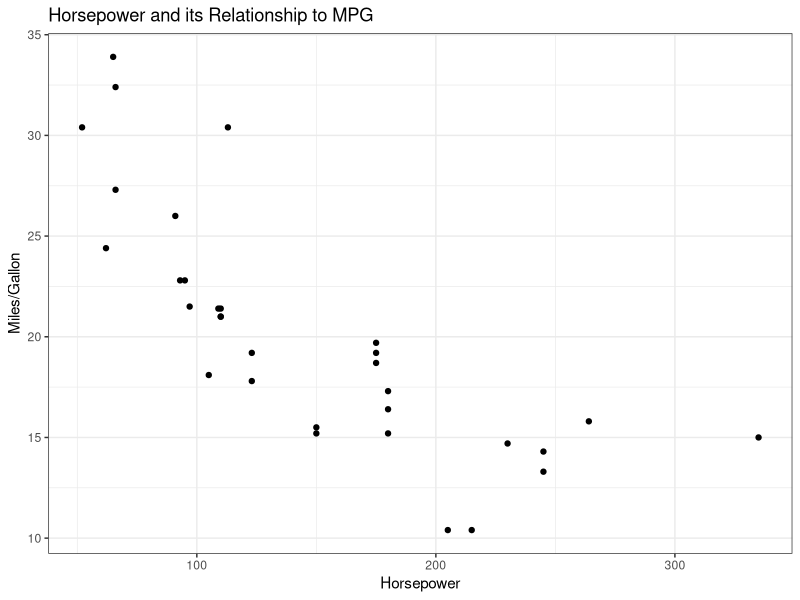

Reproduce this figure in R.
########

#Purpose of file: Learning Git and Github through the mtcars data set

library(tidyverse)
library(ggplot2)

View(mtcars)

?mtcars  

str(mtcars)

ggplot(mtcars, aes(hp, mpg)) +
  geom_point() +
  xlab("Horsepower") +
  ylab("Miles/Gallon") +
  theme_bw() + 
  ggtitle("Horsepower and its Relationship to MPG")
